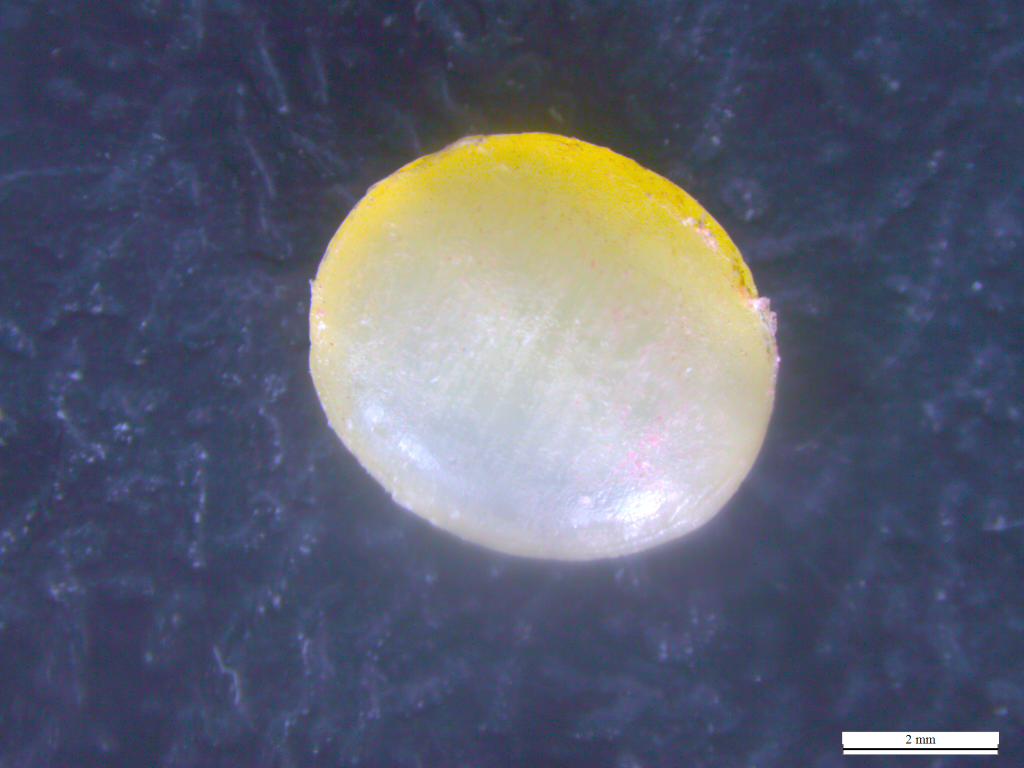
#> input picture notebooks/dados_parteiii/cl1_p12_lagoinha_deixa2_h0004.jpg, 2048 x 1536 px (shown at 1/2 size); its folder holds only this picture in this run
$ jupyter execute rotina_03_recortepellet.ipynb
#> lines starting #> are read from the running program, lines starting #| are printed output that depends on the picture; after the words box and inside, x2 and y2 are one past the last pixel; in counts of white or black regions, pixels touching at a corner belong together
<h1><center> Análise de pellets plásticos como ferramenta para o estudo de permanência de microplásticos em praias arenosas. </center></h1>

Juana Gerevini Bozzetto

# 03. Recortando Área de Interesse (Pellet)

- Recortar área de interesse
- Ver se o programa funciona para maior parte das imagens

[cell 1]
import skimage
import matplotlib.pyplot as plt
import numpy as np
from glob import glob
from pathlib import Path


#--- Importando as imagens que serão analisadas ---#

from skimage import io

#existem x pastas nomeadas "dados_partex" pois meu computador não tinha ram pra tudo rsrs

#lista_fotos = sorted(glob("dados_partei/*.jpg"))
#lista_fotos = sorted(glob("dados_parteii/*.jpg"))
lista_fotos = sorted(glob("dados_parteiii/*.jpg"))

images = {}
for name in lista_fotos:
    images.update(
        {
            Path(name).stem: io.imread(name)
        }
    )

[cell 2]
from skimage import segmentation
from skimage import filters, morphology
from skimage.color import rgb2gray
from skimage.measure import label, regionprops


def remove_background(foto):
    img = rgb2gray(foto)
    mask = img > filters.threshold_otsu(img)
    clean_border = segmentation.clear_border(mask).astype(np.int64)
    img_edges = segmentation.mark_boundaries(img, clean_border)
    label_img = label(clean_border)
    regions = regionprops(label_img)
    area = 0
    for region in regions:
        if region.area > area:
            area = region.area
            pellet = region
    maskr = morphology.remove_small_objects(mask, pellet.area)
    masked = foto.copy()
    masked[~maskr] = 255
    return masked, maskr

[cell 3]
#--- Recortando a área de interesse (pellet) ---#

images_nobg = {}
for foto, data in images.items():
    masked = remove_background(data)
    images_nobg.update({foto: masked})
#> this loop made 1 pass
#> foto on pass 1: 'cl1_p12_lagoinha_deixa2_h0004'
#> pass 1, in remove_background, `img = rgb2gray(foto)`:
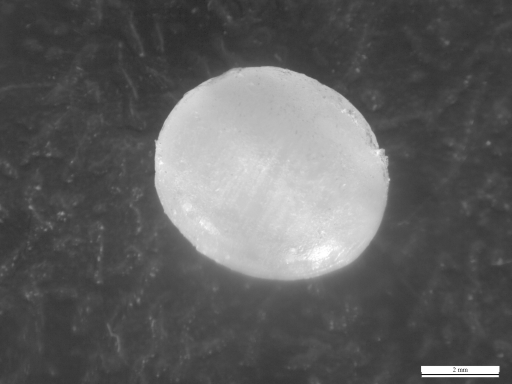
#> img: shape (1536, 2048) float64 (shown at 1/4 size); min 0, max 1, mean 0.377
#> pass 1, in remove_background, `mask = img > filters.threshold_otsu(img)`:
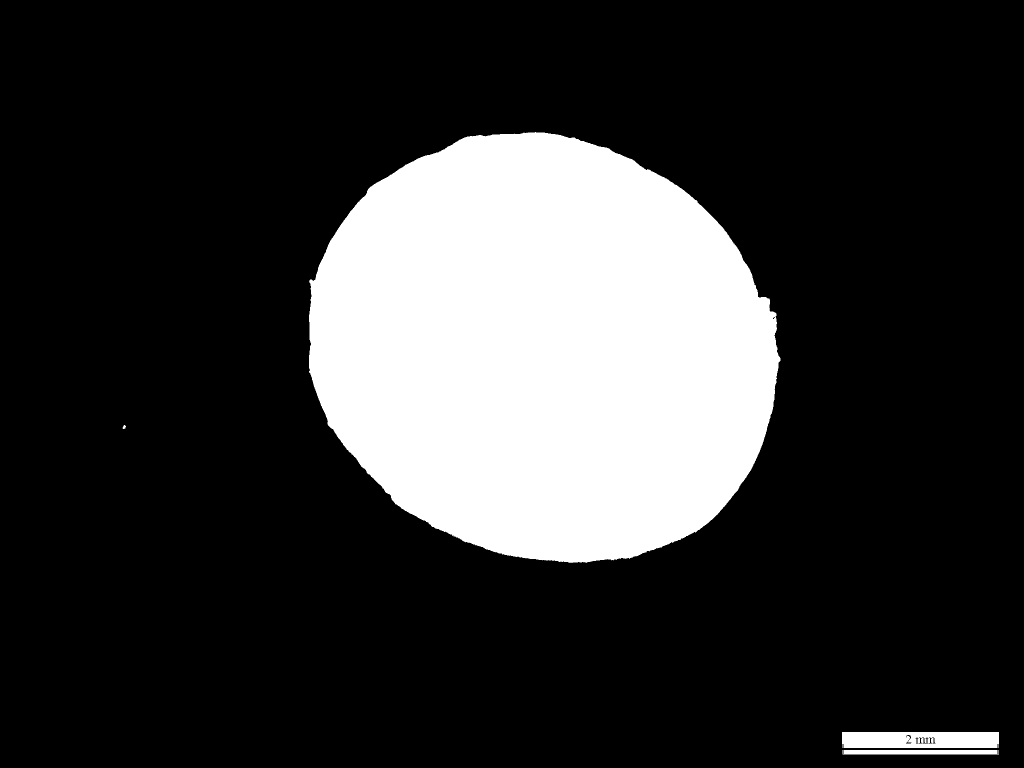
#> mask: shape (1536, 2048) bool (shown at 1/2 size); 20.5% white; 4 white regions, box (x1, y1, x2, y2) and area: (618, 264, 1561, 1126) 631082, (1684, 1464, 1998, 1496) 9772, (1684, 1500, 1998, 1509) 2793, (245, 850, 252, 858) 37
#> after the loop, images_nobg = 1 item

[cell 4]
def plot_recorte(foto):
    plt.figure(figsize=(4, 4))
    plt.imshow(images_nobg[foto][0])
    plt.title(foto)

[cell 5]
for foto, (masked, maskr) in images_nobg.items():
    plot_recorte(foto)
#> this loop made 1 pass
#> foto on pass 1: 'cl1_p12_lagoinha_deixa2_h0004'
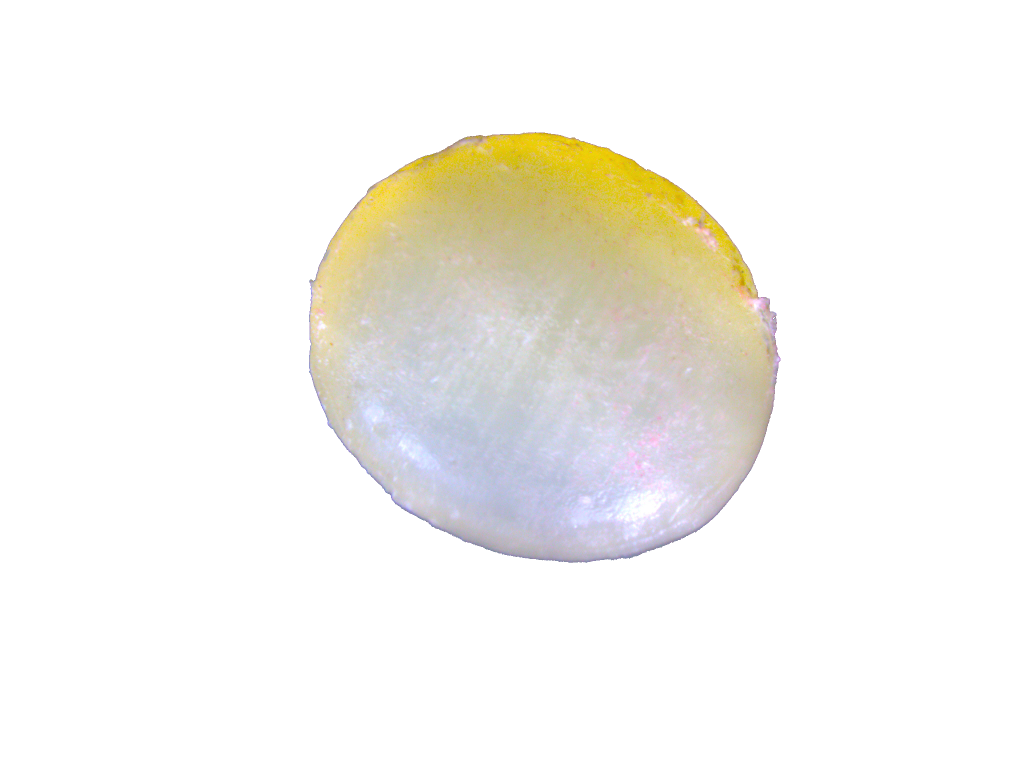
#> shown: shape (1536, 2048, 3) (shown at 1/2 size); mean R, G, B 245.6, 244, 239.3

$ run again, on notebooks/dados_parteiii/cl1_p12_lagoinha_deixa2_h0008.jpg
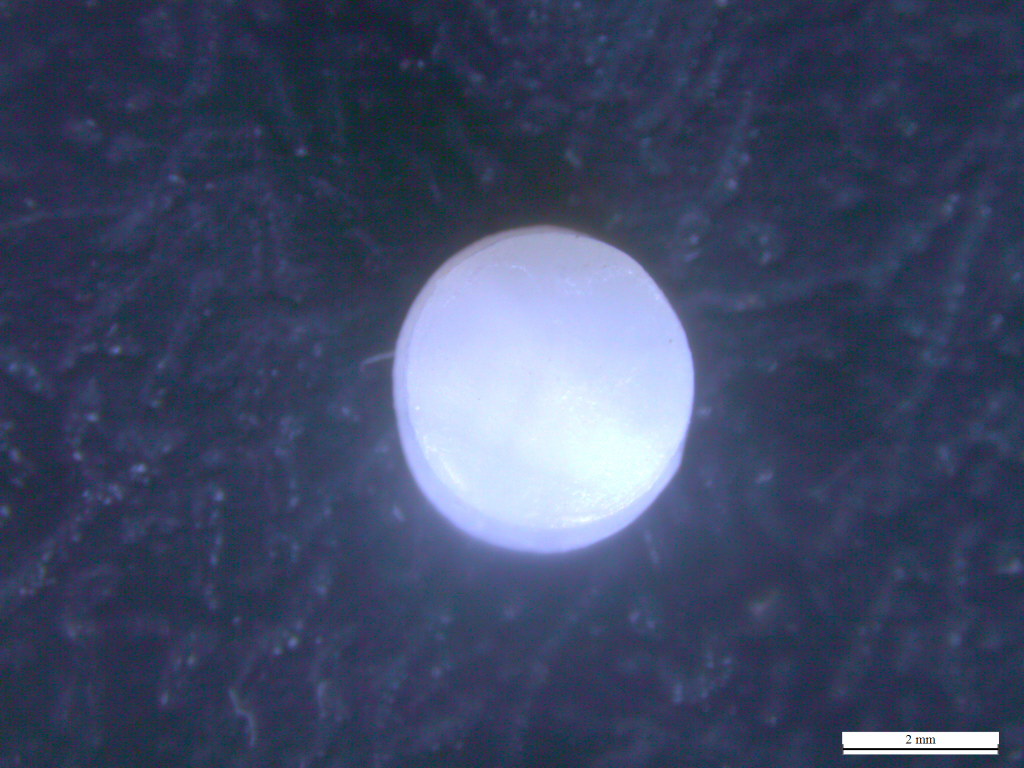
#> input picture notebooks/dados_parteiii/cl1_p12_lagoinha_deixa2_h0008.jpg, 2048 x 1536 px (shown at 1/2 size)
#> the loop `for foto, data in images.items():` made 1 pass
#> foto on pass 1: 'cl1_p12_lagoinha_deixa2_h0008'
#> pass 1, in remove_background, `mask = img > filters.threshold_otsu(img)`:
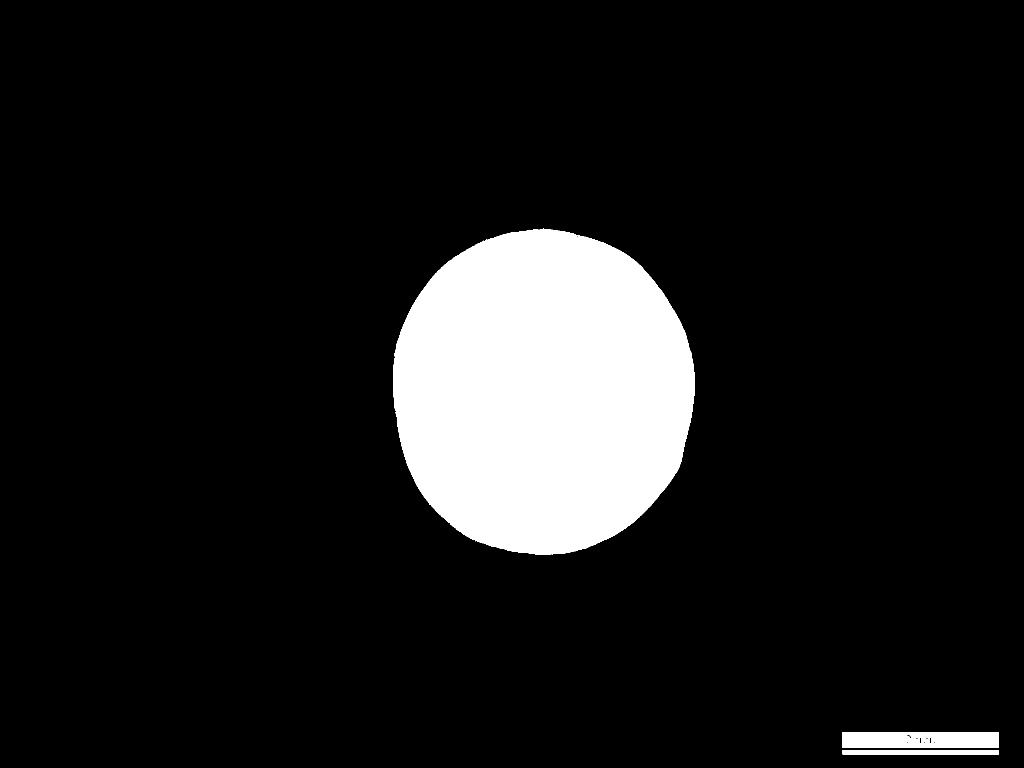
#> mask: shape (1536, 2048) bool (shown at 1/2 size); 10.3% white; 3 white regions, box (x1, y1, x2, y2) and area: (786, 457, 1389, 1110) 311306, (1684, 1464, 1998, 1496) 9773, (1684, 1500, 1998, 1509) 2793
#> after the loop `for foto, data in images.items():`: images_nobg = 1 item
#> the loop `for foto, (masked, maskr) in images_nobg.items():` made 1 pass
#> foto on pass 1: 'cl1_p12_lagoinha_deixa2_h0008'
#> `[cell 5] for foto, (masked, maskr) in images_nobg.items(): plot_recort..`:
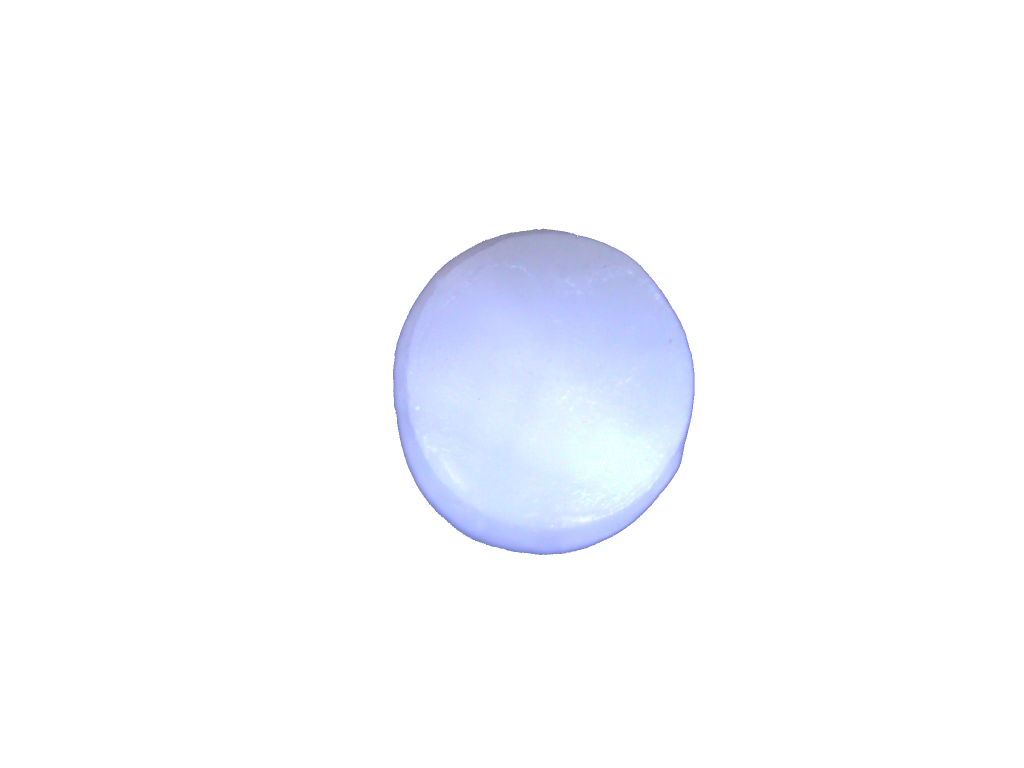
#> shown: shape (1536, 2048, 3) (shown at 1/2 size); mean R, G, B 249.3, 250.7, 254.3

$ run again, on notebooks/dados_parteiii/cl1_p12_lagoinha_deixa3_h0012.jpg
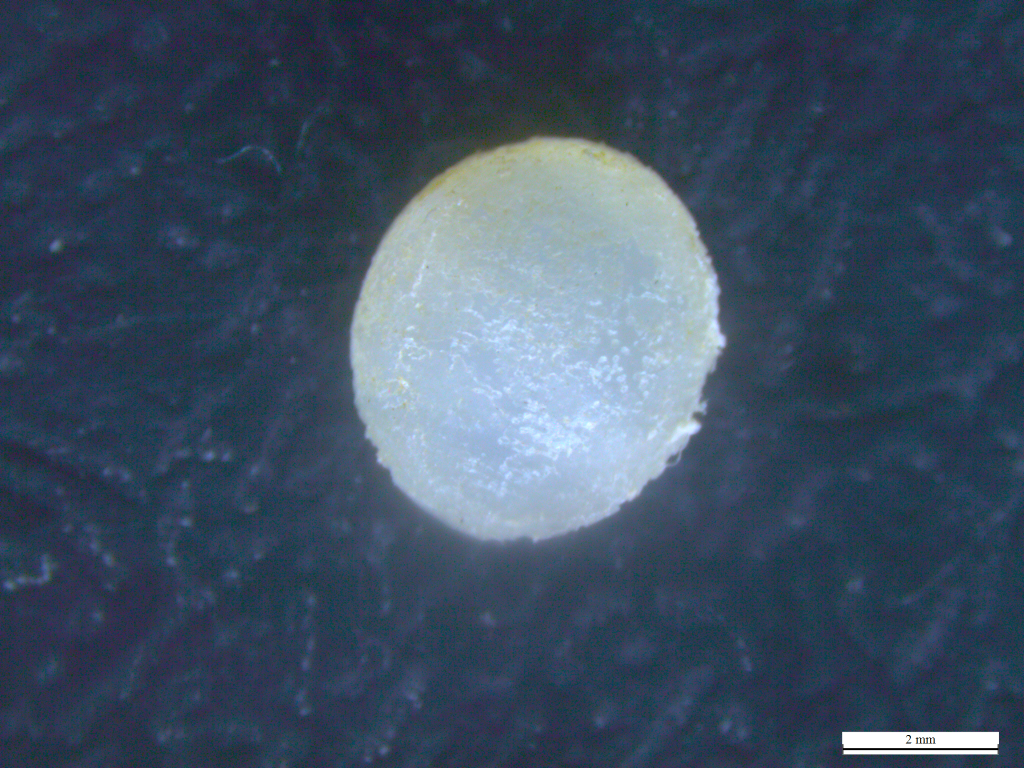
#> input picture notebooks/dados_parteiii/cl1_p12_lagoinha_deixa3_h0012.jpg, 2048 x 1536 px (shown at 1/2 size)
#> the loop `for foto, data in images.items():` made 1 pass
#> foto on pass 1: 'cl1_p12_lagoinha_deixa3_h0012'
#> pass 1, in remove_background, `mask = img > filters.threshold_otsu(img)`:
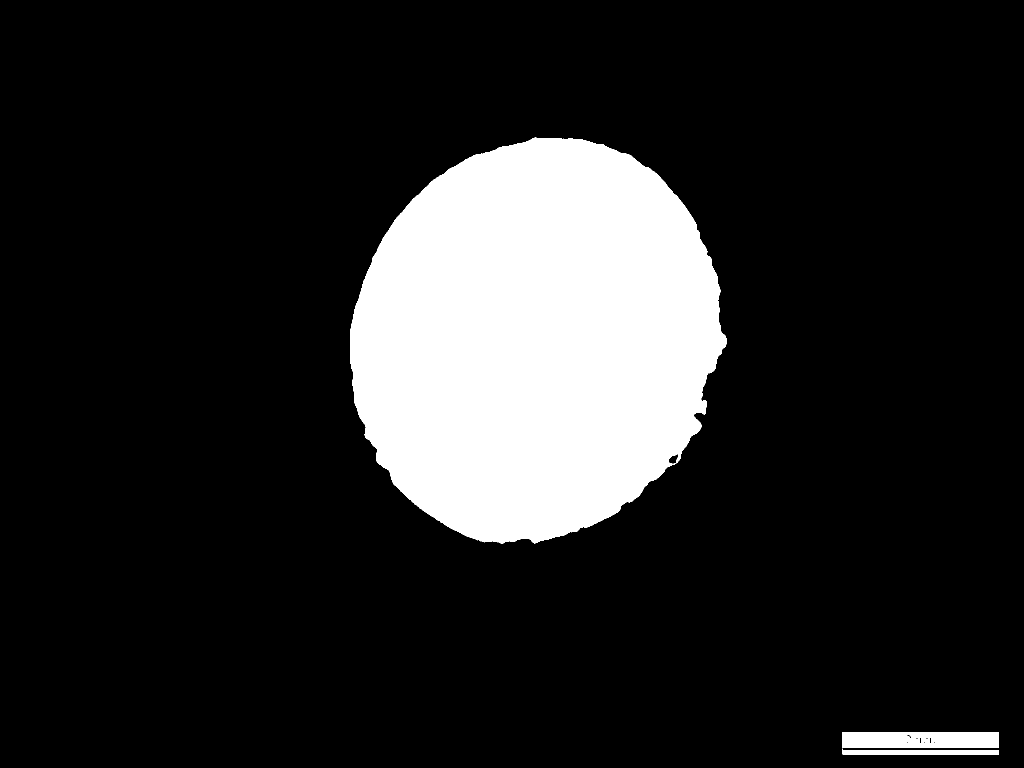
#> mask: shape (1536, 2048) bool (shown at 1/2 size); 15.3% white; 3 white regions, box (x1, y1, x2, y2) and area: (700, 275, 1453, 1088) 467871, (1684, 1464, 1998, 1497) 9787, (1684, 1498, 1998, 1509) 2795
#> after the loop `for foto, data in images.items():`: images_nobg = 1 item
#> the loop `for foto, (masked, maskr) in images_nobg.items():` made 1 pass
#> foto on pass 1: 'cl1_p12_lagoinha_deixa3_h0012'
#> `[cell 5] for foto, (masked, maskr) in images_nobg.items(): plot_recort..`:
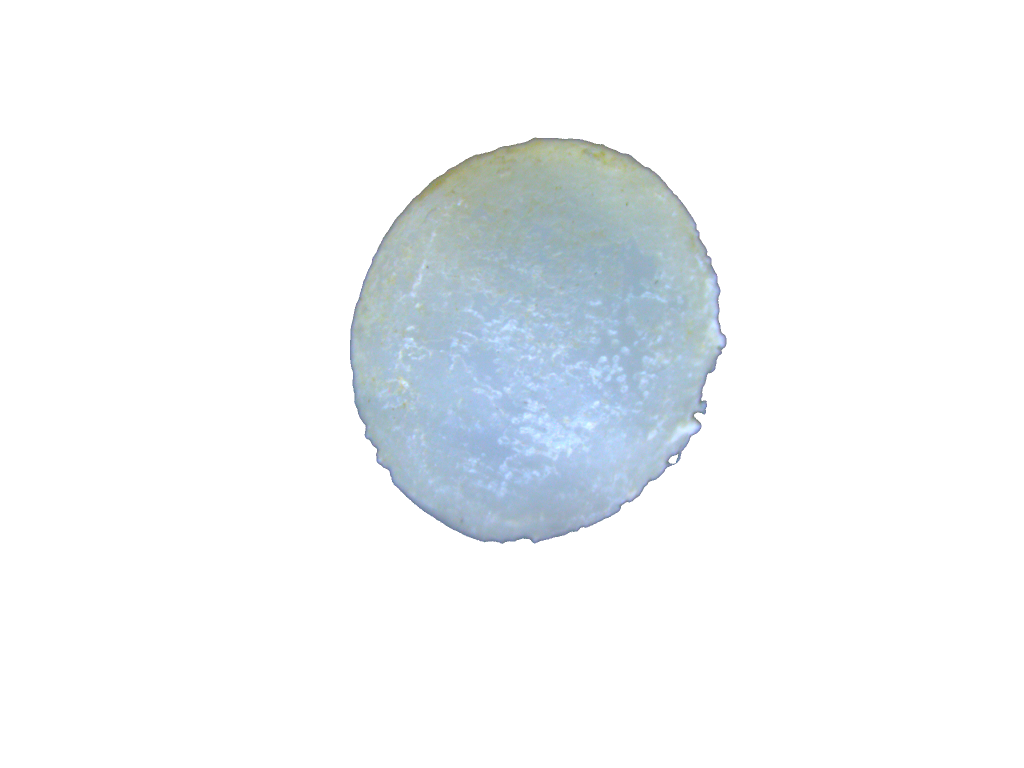
#> shown: shape (1536, 2048, 3) (shown at 1/2 size); mean R, G, B 242, 245.2, 247.5
